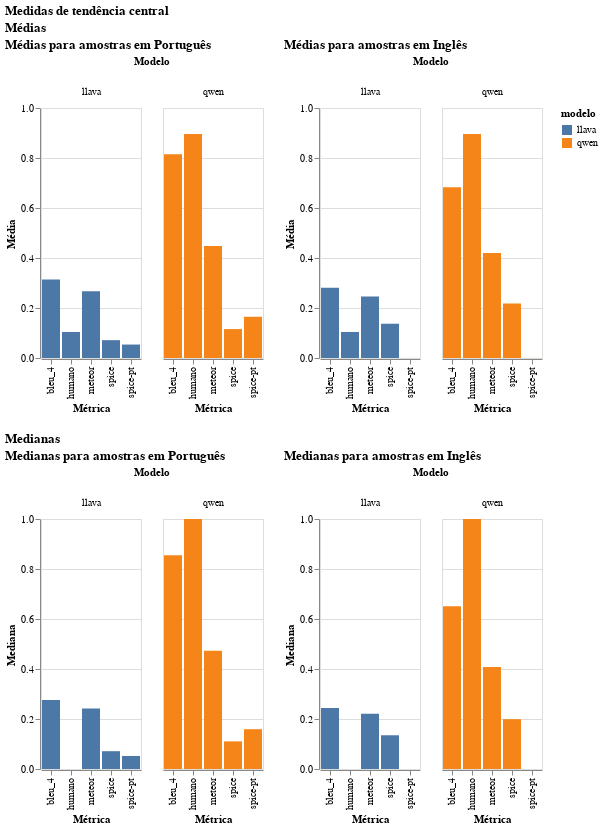

The notebook cell this image was saved under:
### Code cell
chart_mtc = (
    alt.vconcat(bar_chart_media, bar_chart_mediana).properties(
        title="Medidas de tendência central"
    )
)
chart_mtc

### Figure 1 — Vega-Lite specification as saved in the notebook (floating-point values rounded to 4 significant figures)
{"config": {"view": {"continuousWidth": 300, "continuousHeight": 300}}, "vconcat": [{"hconcat": [{"data": {"name": "data-879b33c020b749ab1b8e4afd0e0b1e54"}, "mark": {"type": "bar"}, "encoding": {"color": {"field": "modelo", "type": "nominal"}, "column": {"field": "modelo", "title": "Modelo", "type": "nominal"}, "x": {"field": "métrica", "title": "Métrica", "type": "nominal"}, "y": {"field": "valor", "scale": {"domain": [0, 1]}, "title": "Média", "type": "quantitative"}}, "height": 250, "title": "Médias para amostras em Português", "width": 100}, {"data": {"name": "data-12e2a488bb63917defa2b62130441e81"}, "mark": {"type": "bar"}, "encoding": {"color": {"field": "modelo", "type": "nominal"}, "column": {"field": "modelo", "title": "Modelo", "type": "nominal"}, "x": {"field": "métrica", "title": "Métrica", "type": "nominal"}, "y": {"field": "valor", "scale": {"domain": [0, 1]}, "title": "Média", "type": "quantitative"}}, "height": 250, "title": "Médias para amostras em Inglês", "width": 100}], "title": "Médias"}, {"hconcat": [{"data": {"name": "data-5fabbef8c5dcd2f07587bb4e31b91172"}, "mark": {"type": "bar"}, "encoding": {"color": {"field": "modelo", "type": "nominal"}, "column": {"field": "modelo", "title": "Modelo", "type": "nominal"}, "x": {"field": "métrica", "title": "Métrica", "type": "nominal"}, "y": {"field": "valor", "scale": {"domain": [0, 1]}, "title": "Mediana", "type": "quantitative"}}, "height": 250, "title": "Medianas para amostras em Português", "width": 100}, {"data": {"name": "data-010f463428f05b0fc5e68d61cba6a894"}, "mark": {"type": "bar"}, "encoding": {"color": {"field": "modelo", "type": "nominal"}, "column": {"field": "modelo", "title": "Modelo", "type": "nominal"}, "x": {"field": "métrica", "title": "Métrica", "type": "nominal"}, "y": {"field": "valor", "scale": {"domain": [0, 1]}, "title": "Mediana", "type": "quantitative"}}, "height": 250, "title": "Medianas para amostras em Inglês", "width": 100}], "title": "Medianas"}], "title": "Medidas de tendência central", "$schema": "https://vega.github.io/schema/vega-lite/v5.20.1.json", "datasets": {"data-879b33c020b749ab1b8e4afd0e0b1e54": [{"modelo": "llava", "métrica": "bleu_4", "valor": 0.3143}, {"modelo": "qwen", "métrica": "bleu_4", "valor": 0.8151}, {"modelo": "llava", "métrica": "meteor", "valor": 0.267}, {"modelo": "qwen", "métrica": "meteor", "valor": 0.4478}, {"modelo": "llava", "métrica": "spice", "valor": 0.07135}, {"modelo": "qwen", "métrica": "spice", "valor": 0.1157}, {"modelo": "llava", "métrica": "spice-pt", "valor": 0.05383}, {"modelo": "qwen", "métrica": "spice-pt", "valor": 0.1649}, {"modelo": "llava", "métrica": "humano", "valor": 0.1042}, {"modelo": "qwen", "métrica": "humano", "valor": 0.8958}], "data-12e2a488bb63917defa2b62130441e81": [{"modelo": "llava", "métrica": "bleu_4", "valor": 0.2814}, {"modelo": "qwen", "métrica": "bleu_4", "valor": 0.683}, {"modelo": "llava", "métrica": "meteor", "valor": 0.2462}, {"modelo": "qwen", "métrica": "meteor", "valor": 0.4195}, {"modelo": "llava", "métrica": "spice", "valor": 0.1371}, {"modelo": "qwen", "métrica": "spice", "valor": 0.2178}, {"modelo": "llava", "métrica": "spice-pt", "valor": 0.0001744}, {"modelo": "qwen", "métrica": "spice-pt", "valor": 0.0002363}, {"modelo": "llava", "métrica": "humano", "valor": 0.1042}, {"modelo": "qwen", "métrica": "humano", "valor": 0.8958}], "data-5fabbef8c5dcd2f07587bb4e31b91172": [{"modelo": "llava", "métrica": "bleu_4", "valor": 0.2761}, {"modelo": "qwen", "métrica": "bleu_4", "valor": 0.8547}, {"modelo": "llava", "métrica": "meteor", "valor": 0.242}, {"modelo": "qwen", "métrica": "meteor", "valor": 0.4734}, {"modelo": "llava", "métrica": "spice", "valor": 0.07122}, {"modelo": "qwen", "métrica": "spice", "valor": 0.1104}, {"modelo": "llava", "métrica": "spice-pt", "valor": 0.05217}, {"modelo": "qwen", "métrica": "spice-pt", "valor": 0.1592}, {"modelo": "llava", "métrica": "humano", "valor": 0.0}, {"modelo": "qwen", "métrica": "humano", "valor": 1.0}], "data-010f463428f05b0fc5e68d61cba6a894": [{"modelo": "llava", "métrica": "bleu_4", "valor": 0.244}, {"modelo": "qwen", "métrica": "bleu_4", "valor": 0.6509}, {"modelo": "llava", "métrica": "meteor", "valor": 0.2211}, {"modelo": "qwen", "métrica": "meteor", "valor": 0.4085}, {"modelo": "llava", "métrica": "spice", "valor": 0.1349}, {"modelo": "qwen", "métrica": "spice", "valor": 0.1993}, {"modelo": "llava", "métrica": "spice-pt", "valor": 0.0}, {"modelo": "qwen", "métrica": "spice-pt", "valor": 0.0}, {"modelo": "llava", "métrica": "humano", "valor": 0.0}, {"modelo": "qwen", "métrica": "humano", "valor": 1.0}]}}
